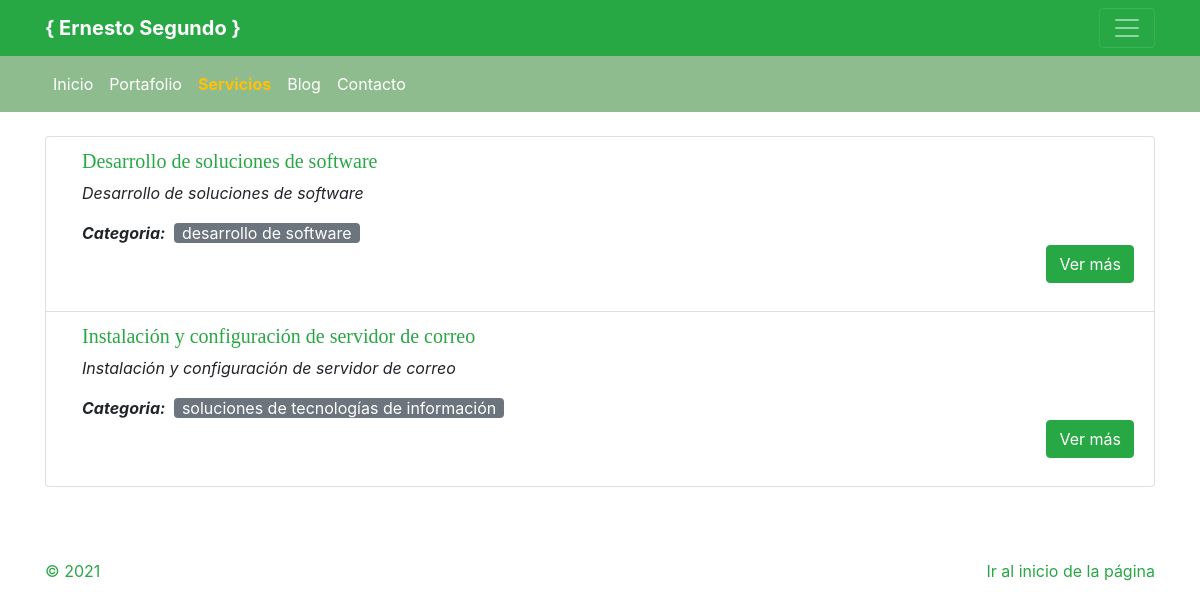
The app's page /servicios/ with its own data.
### servicios/models.py (models this page shows, shortened)
class Servicio(models.Model):
    nombre = models.CharField(max_length=50)
    descripcion = models.CharField(max_length=250)
    disponibilidad = models.BooleanField(default=True)
    precio = models.FloatField()
    categoria = models.ForeignKey(CategoriaServicio, on_delete=CASCADE)
    creado = models.DateTimeField(auto_now_add=True)
    modificado = models.DateTimeField(auto_now_add=True)
    class Meta:
        verbose_name = "Servicio"
        verbose_name_plural = "Servicios"

class CategoriaServicio(models.Model):
    nombre = models.CharField(max_length=50)
    disponibilidad = models.BooleanField(default=True)
    creado = models.DateTimeField(auto_now_add=True)
    modificado = models.DateTimeField(auto_now_add=True)
    class Meta:
        verbose_name = "Categoría de servicio"
        verbose_name_plural = "Categorías de servicio"

### servicios/views.py (the view)
# urls.py: path('servicios/', include('servicios.urls')),
def servicios(request):
    servicios = Servicio.objects.all()
    return render(request, 'servicios/servicios.html', {"servicios": servicios})

### servicios/templates/servicios/servicios.html (shortened to what this page needs)
{% extends 'presentacion/masterpage.html' %}
{% load static %}
{% block content %}
    <main role="main">
		<section class="container my-4">
			<ul class="list-group">
				{% for servicio in servicios %}
				<li class="list-group-item">
					<div class="pl-3">
						<div class="pb-3">
							<h5 class="text-success">{{servicio.nombre}}</h5>
							<p class="text-justify rounded"><cite>{{servicio.descripcion}}</cite></p>
							<p class="font-italic d-inline"><span class="font-weight-bold">Categoria:</span></p>
							<a class="text-lowercase bg-secondary rounded mx-1 px-2 text-white" href="">{{servicio.categoria.nombre}}</a>
							<div class="text-right"><a href="" class="btn btn-success">Ver más</a></div>
						</div>
					</div>
				</li>
				{% endfor %}
			</ul>
        </section>
	</main>
{% endblock content %}

### presentacion/static/css/ernestosegundo.css (style rules this page uses)
:root { --jumbotron-padding-y: 3rem; }

### presentacion/static/css/blog.css (style rules this page uses)
h1, h2, h3, h4, h5, h6 { font-family: "Playfair Display", Georgia, "Times New Roman", serif; }

### records on screen
Servicio: nombre "Desarrollo de soluciones de software", descripcion "Desarrollo de soluciones de software", categoria.nombre "desarrollo de software"
Servicio: nombre "Instalación y configuración de servidor de correo", descripcion "Instalación y configuración de servidor de correo", categoria.nombre "soluciones de tecnologías de información"
